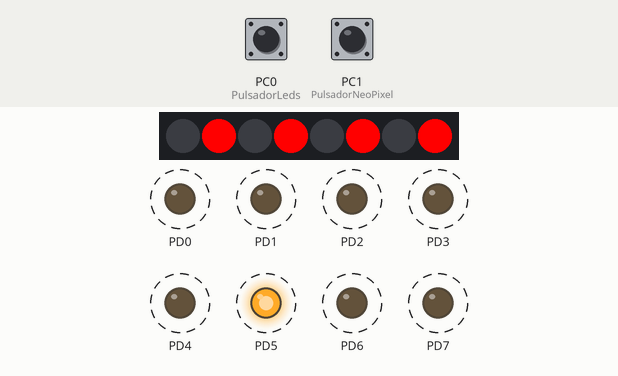
Bench run of a program on a simulated ATmega328P, built with avr-gcc and emulated at 16 MHz. Parts: 8 RGB LEDs in strip order, left to right, output pins drawn as LEDs (lit = HIGH). Wiring (inferred from the names in the program): WS2812 LEDs: data PB0. Dashed ring = blinking. The inputs (shaded band) are chosen by the test bench; at power-on: PC1 (PulsadorNeoPixel) HIGH, PC0 (PulsadorLeds) HIGH. Pins used as bus, display or sensor lines are not drawn.

Above: at 1.26 s.
1.3 s: PC1 (PulsadorNeoPixel) pulled LOW for 0.15 s
At 1.56 s:
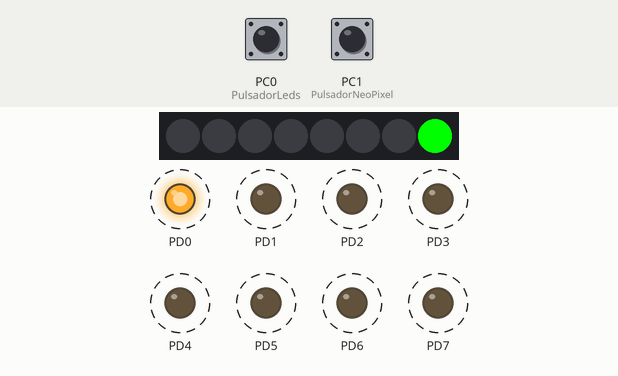
2.0 s: PC1 (PulsadorNeoPixel) pulled LOW for 1 s
At 2.17 s:
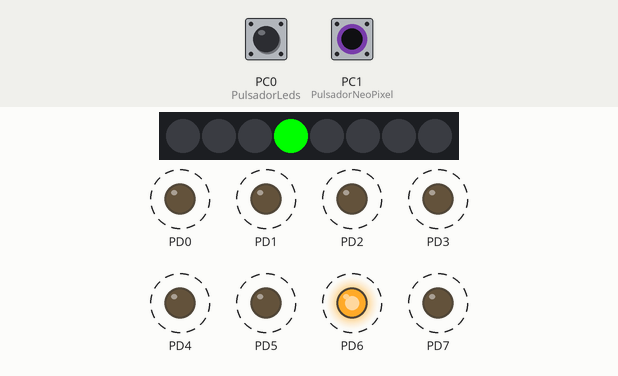
At 3.29 s:
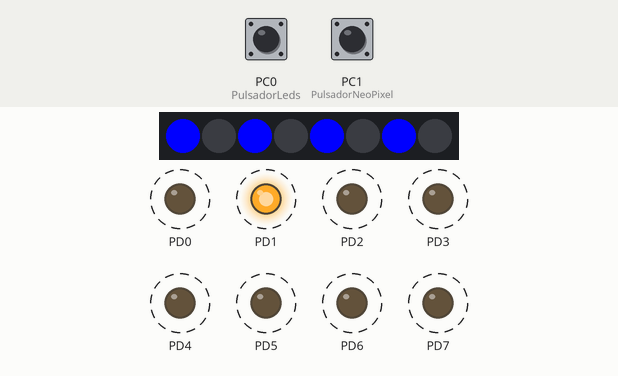
Timing chart, 0 to 11.8 s (numbered marks = the images above; inputs shaded):
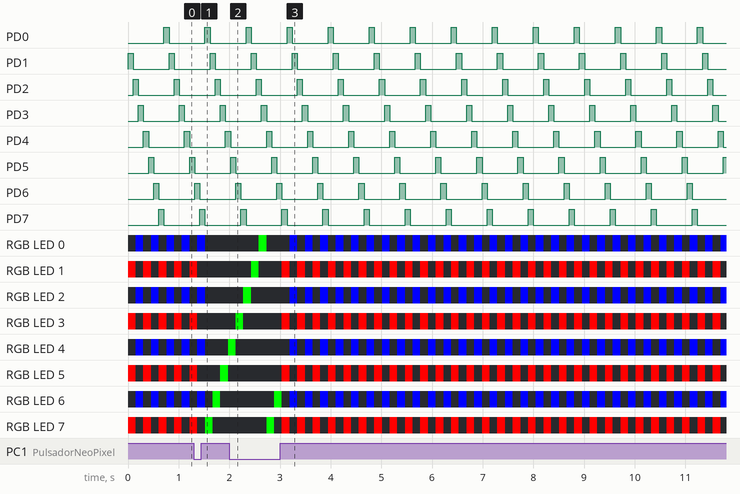

Measured:
- after the input at 1.3 s, the LEDs: first differ from a run without the input after 0.22 s (image 1)
- after the input at 2.0 s, the LEDs: first differ from a run without the input after 1.0 s (image 3 shows a later state)
- by itself, PD0–7: alternates HIGH for 0.10 s and LOW for 0.71 s

The program:

main.c
```c
#include "Definitions.h"
#include "HelpersMain/Setup.h"
#include "HelpersMain/LectorBotones.h"

#include "Ejercicio1/IncisoA.h"
#include "Ejercicio1/IncisoB.h"
#include "Ejercicio3/IncisoC.h"
#include "Ejercicio3/IncisoD.h"

#include <stdint.h>

int main(void)
{

    configurarPuertos();

    uint64_t contadorCiclos = 0;

    // Leds
    uint8_t seApretoBotonLeds = 0;
    uint8_t cambiarPatronLeds = 0;
    uint8_t LEDsPatronA = 0;

    // NeoPixel
    uint8_t seApretoBotonNeoPixel = 0;
    uint8_t cambiarPatronNeoPixel = 0;
    uint8_t NeoPixelPatronA = 0;

    PuertoLEDs = 0b00000001; // Un led al comienzo debe estar encendido

    while (1)
    {

        detectarSoltado(estaPulsadoElBotonLeds(), seApretoBotonLeds, cambiarPatronLeds);
        detectarSoltado(estaPulsadoElBotonNeoPixel(), seApretoBotonNeoPixel, cambiarPatronNeoPixel);

        if ((contadorCiclos % CiclosLeds) == 0)
        {
            if (cambiarPatronLeds)
            {
                LEDsPatronA = !LEDsPatronA;
                cambiarPatronLeds = 0;
            }

            if (LEDsPatronA)
                LEDsRebote(&PuertoLEDs);
            else
                LEDsRotar(&PuertoLEDs);
        }

        if ((contadorCiclos % CiclosNeoPixel) == 0)
        {
            if (cambiarPatronNeoPixel)
            {
                NeoPixelPatronA = !NeoPixelPatronA;
                cambiarPatronNeoPixel = 0;
            }

            if (NeoPixelPatronA)
                NeoPixelRotarSalidaVerdes(&PuertoNeoPixel, PinNeoPixel);
            else
                NeoPixelRotarRojoAzul(&PuertoNeoPixel, PinNeoPixel);
        }

        _delay_ms(TiempoChequeos);
        ++contadorCiclos;
    }
}
```

Definitions.h
```c
#ifndef DEFINITIONS_H

#define DEFINITIONS_H

// Hardware disponible

#include <avr/io.h>
#include <avr/interrupt.h>
#define F_CPU 16000000UL
#include <util/delay.h>

#define TOTAL_LEDS_INDIVIDUALES 8
#define TOTAL_LEDS_NEOPIXEL 8

// Puertos a utilizar por nosotros

#define ConfigNeoPixel DDRB
#define PuertoNeoPixel PORTB
#define PinNeoPixel PORTB0

#define ConfigPulsadores DDRC
#define PuertoPulsadoresEntrada PINC
#define PuertoPulsadoresSalida PORTC
#define PulsadorLeds PORTC0
#define PulsadorNeoPixel PORTC1

#define ConfigPuertoLEDs DDRD
#define PuertoLEDs PORTD

// Tiempos pedidos en ms

#define TiempoLeds 100

#define TiempoNeoPixel 150

#define TiempoChequeos 25

#define CiclosLeds (TiempoLeds / TiempoChequeos)
#define CiclosNeoPixel (TiempoNeoPixel / TiempoChequeos)

#endif
```

IncisoA.c
```c
#include "IncisoA.h"

void LEDsRotar(volatile uint8_t *port)
{
	*port = ((*port) << 1) | ((*port) >> 7);
}
```

IncisoA.h
```c
#ifndef INCISOA_H
#define INCISOA_H

#include "../Definitions.h"

#include <stdint.h>

// Desde el LSB hacia el MSB
// DEBE TENER UN LED SI O SI UN LED (1, UNO!! -> UNO!!!) ENCENDIDO ASI FUNCIONA!

// volatile: que el compilador no haga optimizaciones en esto...

/*
    Ej: escribo un 1, luego de 100 ms un 0 y asi.
    Ve que nadie lee esa variable port... entonces escribe
    todo de una en esa variable y hace 100101 de una
*/

void LEDsRotar(volatile uint8_t *port);

#endif
```

IncisoB.c
```c
#include "IncisoB.h"

void LEDsRebote(volatile uint8_t *port)
{
    static uint8_t moviendoIzquierda = 0;

    // 1. Decidir dirección antes de mover
    if (*port & (1 << (TOTAL_LEDS_INDIVIDUALES - 1)))
    {
        moviendoIzquierda = 0;
    }
    else if (*port & 1)
    {
        moviendoIzquierda = 1;
    }

    // 2. Ejecutar el movimiento
    if (moviendoIzquierda)
    {
        *port <<= 1;
    }
    else
    {
        *port >>= 1;
    }
}
```

IncisoB.h
```c
#ifndef INCISOB_H
#define INCISOB_H

#include "../Definitions.h"

#include <stdint.h>

// Hace que el led rebot
// DEBE TENER UN LED SI O SI UN LED (1, UNO!! -> UNO!!!) ENCENDIDO ASI FUNCIONA!

// volatile: que el compilador no haga optimizaciones en esto...

/*
    Ej: escribo un 1, luego de 100 ms un 0 y asi.
    Ve que nadie lee esa variable port... entonces escribe
    todo de una en esa variable y hace 100101 de una
*/

void LEDsRebote(volatile uint8_t *port);

#endif
```

IncisoC.c
```c
#include "IncisoC.h"

void NeoPixelRotarRojoAzul(volatile uint8_t *port, uint8_t pin)
{
    static uint8_t rojosPrendidos = 0;

    uint8_t colores[TOTAL_LEDS_NEOPIXEL * 3];

    //Calcula los colores
    for (uint8_t i = 0; i < TOTAL_LEDS_NEOPIXEL; i++)
    {
        uint8_t esImpar = i & 1;

        uint8_t g = 0;
        uint8_t r = (!rojosPrendidos && esImpar) ? 255 : 0; // Rojos en pares
        uint8_t b = (rojosPrendidos && !esImpar) ? 255 : 0;   // Azules en impares

        colores[i * 3 + 0] = g; // G
        colores[i * 3 + 1] = r; // R
        colores[i * 3 + 2] = b; // B
    }

    //Ya calculados los envia
    NeoPixelSendColorArray(port, pin, colores, TOTAL_LEDS_NEOPIXEL);

    rojosPrendidos = !rojosPrendidos;
}
```

IncisoC.h
```c
#ifndef INCISOC_H
#define INCISOC_H

#include "../Definitions.h"

#include "../utils/NeoPixelUtils.h"

#include <stdint.h>

// Prende los led rojos, luego los azules

// volatile: que el compilador no haga optimizaciones en esto...

/*
    Ej: escribo un 1, luego de 100 ms un 0 y asi.
    Ve que nadie lee esa variable port... entonces escribe
    todo de una en esa variable y hace 100101 de una
*/

void NeoPixelRotarRojoAzul(volatile uint8_t *port, uint8_t pin);

#endif
```

IncisoD.c
```c
#include "IncisoD.h"

void NeoPixelRotarSalidaVerdes(volatile uint8_t *port, uint8_t pin)
{
    static uint8_t pos_verde = 0;
	pos_verde = (pos_verde + TOTAL_LEDS_NEOPIXEL - 1) % TOTAL_LEDS_NEOPIXEL;

    uint8_t colores[TOTAL_LEDS_NEOPIXEL * 3];

    // Calcula los colores
    for (uint8_t i = 0; i < TOTAL_LEDS_NEOPIXEL; i++)
    {
        uint8_t g = (i == pos_verde) ? 255 : 0;
        uint8_t r = 0;
        uint8_t b = 0;
        colores[i * 3 + 0] = g; // G
        colores[i * 3 + 1] = r; // R
        colores[i * 3 + 2] = b; // B
    }

    // Ya calculados los envia
    NeoPixelSendColorArray(port, pin, colores, TOTAL_LEDS_NEOPIXEL);

}
```

IncisoD.h
```c
#ifndef INCISOD_H
#define INCISOD_H

#include "../Definitions.h"

#include "../utils/NeoPixelUtils.h"

#include <stdint.h>

/*
    Prender los leds verdes de derecha a izquierda
*/

// Agarra la posicion previa en la que estaba y la mueve a la izquierda

// ES RELATIVO... DEPENDE COMO SE ORIENTE LA LED!

// volatile: que el compilador no haga optimizaciones en esto...

/*
    Ej: escribo un 1, luego de 100 ms un 0 y asi.
    Ve que nadie lee esa variable port... entonces escribe
    todo de una en esa variable y hace 100101 de una
*/

void NeoPixelRotarSalidaVerdes(volatile uint8_t *port, uint8_t pin);

#endif
```

LectorBotones.h
```c
#ifndef LECTORBOTONES_H
#define LECTORBOTONES_H

#include "../Definitions.h"

#define estaPulsadoElBotonLeds() (!(PuertoPulsadoresEntrada & (1 << PulsadorLeds)))
#define estaPulsadoElBotonNeoPixel() (!(PuertoPulsadoresEntrada & (1 << PulsadorNeoPixel)))

#define detectarSoltado(actual, memoria, bandera) \
    do                                            \
    {                                             \
        if (memoria && !actual)                   \
        {                                         \
            bandera = !bandera;                   \
        }                                         \
        memoria = actual;                         \
    } while (0)

#endif
```

Setup.c
```c
#include "Setup.h"

#include "../Definitions.h"


void configurarPuertos()
{
    // 1. Configurar LEDs individuales como salida
    ConfigPuertoLEDs = 0b11111111;

    // 2. Configurar NeoPixel como salida (bit 0)
    ConfigNeoPixel |= (1 << PORTB0);

    // 3. Configurar Pulsadores como entrada (bits 0 y 1)
    ConfigPulsadores &= ~((1 << PulsadorLeds) | (1 << PulsadorNeoPixel));

    // 4. ACTIVAR PULL-UPS (Escribiendo 1 en el registro de Salida siendo entrada)
    PuertoPulsadoresSalida |= (1 << PulsadorLeds) | (1 << PulsadorNeoPixel);
}
```

Setup.h
```c
#ifndef SETUP_H
#define SETUP_H

void configurarPuertos();

#endif
```

AtmegaThings.h
```c
#ifndef ATMEGATHINGS_H
#define ATMEGATHINGS_H

// Se definiran MACROS para la maxima eficiencia
// No consume ciclos en el reloj

// set_bit: pone en el puerto "reg" el bit numero "bit" el valor 1
// clear_bit: Igual que el set_bit pero pone el valor 0

#define set_bit(reg, bit) (reg |= (1 << bit))
#define clear_bit(reg, bit) (reg &= ~(1 << bit))

// set_mask: pone la mascara que le llega. Ej mask = 1 << bit
// clear_mask: Igual que el set_mask pero se lo saca

#define set_mask(reg, mask) (reg |= (mask))
#define clear_mask(reg, mask) (reg &= ~(mask))

/*
// Uso en el código:
    set_bit(PORTB, PB0);

    set_mask(PORTB, 1 << PB0)
*/

#endif
```

NeoPixelUtils.c
```c
#include "NeoPixelUtils.h"

/*

    La idea de usar unicamente el NeoPixelSendColorArray es que:
        - Usa cli y sei el mismo
        - Ya esta calculado el tiempo para un *port sin importar cual sea ya que
            suma tiempo y se calcularon los ciclos. Asegura que sea un ptr siempre
        - El tiempo para setear todos los leds esta definido, no se puede hacer mas rapido
            por lo que no importa llamar una funcion o macro...
*/

void NeoPixelSendColorArray(volatile uint8_t *port, const uint8_t pin, const uint8_t *colores, const uint8_t cantLeds)
{
    cli();
    for (uint8_t n = 0; n < cantLeds * 3; n++)
        NEOPIXEL_SEND_PIXEL_BYTE(colores[n], port, pin);

    NEOPIXEL_SEND_RES(port, pin);
    sei();
}
```

NeoPixelUtils.h
```c
#ifndef NEOPIXELUTILS_H
#define NEOPIXELUTILS_H

/*
    Funciones basicas para poder mandar los colores
    sin tener que estar pensando en la arquitectura

    Solo se debe usar para la maxima abstraccion y sin problemas
    la funcion:

        NeoPixelSendColorArray

    void NeoPixelSendColorArray(volatile uint8_t *port, uint8_t pin, uint8_t* colores, uint8_t cantLeds);
*/

#include "AtmegaThings.h"
#include "../Definitions.h" // Importante para los calculos de ciclos
#include <stdint.h>

// Definiciones basicas:

/* Tiempos para WS2812B 16MHz (1 ciclo = 62.5ns)
 * Basado en el datasheet:
 * T0H: 0.4us  (aprox 6 ciclos)
 * T1H: 0.8us  (aprox 12 ciclos)
 * T0L: 0.85us (aprox 13 ciclos)
 * T1L: 0.45us (aprox 7 ciclos)
 */

// Tiempos datasheet en microsegundos
#define _T0H_TIME 0.40 // 6.4 ciclos -> 6 ciclos
#define _T1H_TIME 0.80 // 12.8 ciclos -> 13 ciclos
#define _T0L_TIME 0.85 // 13.6 ciclos -> 14 ciclos
#define _T1L_TIME 0.45 // 7.2 ciclos -> 7 ciclos
#define _RES_TIME 100

#define NOP1 "nop \n\t"
#define NOP2 NOP1 NOP1
#define NOP4 NOP2 NOP2
#define NOP8 NOP4 NOP4

// Macro para enviar un '1' lógico (Pulso Largo en Alto)
#define NEOPIXEL_SEND_BIT_1(PORT_PTR, MASK)                                                                   \
    do                                                                                                        \
    {                                                                                                         \
        uint8_t tmp;                                                                                          \
        asm volatile(                                                                                         \
            "ld   %0, %a1  \n\t"    /* [2 ciclos] Lee el estado actual del puerto desde el puntero */         \
            "or   %0, %2   \n\t"    /* [1 ciclo]  Pone a '1' el bit correspondiente en el registro */         \
            "st   %a1, %0  \n\t"    /* [2 ciclos] ESCRIBE al puerto: El pin sube a ALTO aquí */               \
            NOP8                    /* [8 ciclos] Mantiene el pin en ALTO (Total T1H: 2+1+2+8 = 13 ciclos) */ \
            "ld   %0, %a1  \n\t"    /* [2 ciclos] Prepara la bajada: Lee el puerto otra vez */                \
            "and  %0, %3   \n\t"    /* [1 ciclo]  Aplica la máscara invertida (pone el bit en '0') */         \
            "st   %a1, %0  \n\t"    /* [2 ciclos] ESCRIBE al puerto: El pin baja a BAJO aquí */               \
            NOP4 NOP2 NOP1          /* [7 ciclos] Espera mínima en bajo antes de que el loop de C siga */     \
            : "=&r"(tmp)            /* %0: Registro temporal (el compilador elige cuál) */                    \
            : "e"(PORT_PTR),        /* %a1: Usa un registro de puntero (X, Y o Z) */                          \
              "r"(MASK),            /* %2:  Máscara para el OR (poner a 1) */                                 \
              "r"((uint8_t)~(MASK)) /* %3:  Máscara invertida para el AND (poner a 0) */                      \
        );                                                                                                    \
    } while (0)

// Macro para enviar un '0' lógico (Pulso Corto en Alto)
#define NEOPIXEL_SEND_BIT_0(PORT_PTR, MASK)                                                                 \
    do                                                                                                      \
    {                                                                                                       \
        uint8_t tmp;                                                                                        \
        asm volatile(                                                                                       \
            "ld   %0, %a1  \n\t"    /* [2 ciclos] Lee puerto */                                             \
            "or   %0, %2   \n\t"    /* [1 ciclo]  Prepara el bit en 1 */                                    \
            "st   %a1, %0  \n\t"    /* [2 ciclos] ESCRIBE al puerto: El pin sube a ALTO aquí */             \
            NOP1                    /* [1 ciclo]  Espera mínima (Total T0H: 2+1+2+1 = 6 ciclos) */          \
            "ld   %0, %a1  \n\t"    /* [2 ciclos] Prepara la bajada */                                      \
            "and  %0, %3   \n\t"    /* [1 ciclo]  Prepara el bit en 0 */                                    \
            "st   %a1, %0  \n\t"    /* [2 ciclos] ESCRIBE al puerto: El pin baja a BAJO aquí */             \
            NOP8 NOP4 NOP2          /* [14 ciclos] Mantiene en bajo (T0L) mientras esperamos el sig. bit */ \
            : "=&r"(tmp)            /* %0: Registro temporal */                                             \
            : "e"(PORT_PTR),        /* %a1: Usa un registro de puntero (X, Y o Z) */                        \
              "r"(MASK),            /* %2:  Máscara para el OR (poner a 1) */                               \
              "r"((uint8_t)~(MASK)) /* %3:  Máscara invertida para el AND (poner a 0) */                    \
        );                                                                                                  \
    } while (0)

#define NEOPIXEL_SEND_RES(PORT, PIN) \
    do                               \
    {                                \
        clear_bit(*PORT, PIN);       \
        _delay_us(_RES_TIME);        \
    } while (0)

/**
 * Envía un byte completo al NeoPixel
 */
#define NEOPIXEL_SEND_PIXEL_BYTE(byte, reg, pin) \
    do                                           \
    {                                            \
        uint8_t mask = 1 << pin;                 \
        for (int8_t i = 7; i >= 0; i--)          \
        {                                        \
            if ((byte) & (1 << i))               \
            {                                    \
                NEOPIXEL_SEND_BIT_1(reg, mask);  \
            }                                    \
            else                                 \
            {                                    \
                NEOPIXEL_SEND_BIT_0(reg, mask);  \
            }                                    \
        }                                        \
    } while (0)

// volatile: que el compilador no haga optimizaciones en esto...

/*
    Ej: escribo un 1, luego de 100 ms un 0 y asi.
    Ve que nadie lee esa variable port... entonces escribe
    todo de una en esa variable y hace 100101 de una
*/

// Escribe todo el NeoPixel con los colores elegidos
void NeoPixelSendColorArray(volatile uint8_t *port, const uint8_t pin, const uint8_t *colores, const uint8_t cantLeds);

#endif
```
